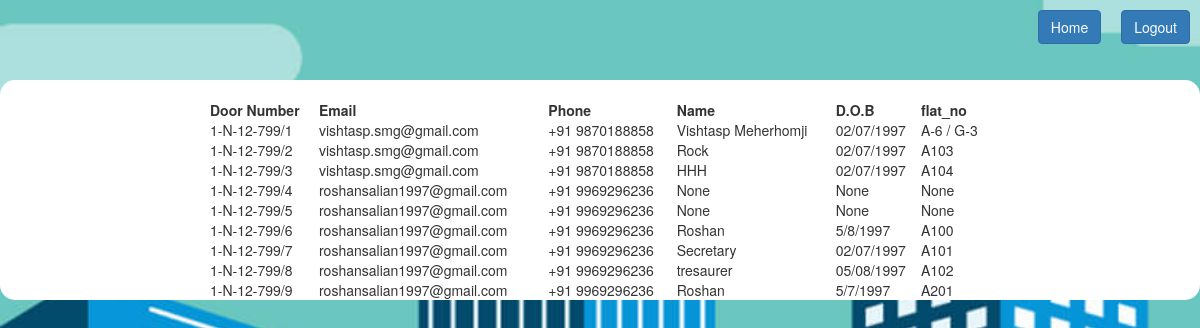
Page /displayFlatOwner on the earlier database version.
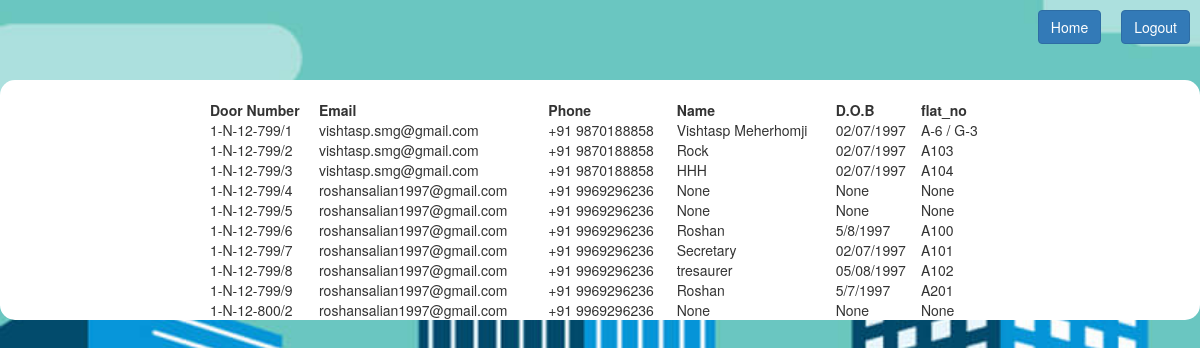
Same page on the later database version.
### tables this page shows
CREATE TABLE "homeOwns" (
	"aptNo"	TEXT,
	"email"	TEXT,
	"phone"	TEXT,
	"usrName"	TEXT,
	"dob"	TEXT,
	"photo"	TEXT,
	"id_photo"	TEXT,
	"father"	TEXT,
	"mother"	TEXT,
	"comm_address"	TEXT,
	"perm_address"	TEXT,
	"occupation"	TEXT,
	"occupancy"	INTEGER,
	"comm_add_proof"	TEXT,
	"perm_add_proof"	TEXT,
	"sale_deed"	TEXT,
	"flat_no"	TEXT,
	PRIMARY KEY("aptNo")
);

### script.py (the view)
@app.route('/displayFlatOwner')
def displayFlatOwner():
	conn = sqlite3.connect('data/data.db')
	cur = conn.cursor()
	cur.execute("SELECT * from homeOwns;")
	data = cur.fetchall()
	return render_template('flatOwnerInfo.html', data=data)

### script.py (called while the page is built)
@app.before_request
def before_request():
	g.user = None
	if 'user' in session:
		g.user = session['user']

### templates/flatOwnerInfo.html (shortened to what this page needs)
<!DOCTYPE html>
<html>
<head>
	<link rel="stylesheet" type="text/css" href="{{ url_for('static', filename='bootstrap.css') }}">
	<link rel="stylesheet" type="text/css" href="{{ url_for('static', filename='myStyles.css') }}">
	<link rel="stylesheet" href="https://maxcdn.bootstrapcdn.com/bootstrap/3.4.0/css/bootstrap.min.css">
</head>
<body class="bgSet">
	<a href="/logout" style="float: right; margin: 10px"><button class="btn btn-primary">Logout</button></a>
  <a href="/welcomeH" style="float: right; margin: 10px"><button class="btn btn-primary">Home</button></a>
  <br>
  <br><br><br>
  <div style="text-align:center; background-color: white; border-radius:15px;">
		<center>
			<table  width="65%" align="center;" style="margin: 0px auto;">
				<tr>
					<td><b>Door Number</b></td>
			    <td><b>Email</b></td>
			    <td><b>Phone</b></td>
					<td><b>Name</b></td>
					<td><b>D.O.B</b></td>
          <td><b>flat_no</b></td>
				<tr>
				<br>
				{% for item in data %}
				<tr>
					<td>{{item[0]}}</td>
			    <td>{{item[1]}}</td>
			    <td>{{item[2]}}</td>
					<td>{{item[3]}}</td>
					<td>{{item[4]}}</td>
          <td>{{item[16]}}</td>
				<tr>
				{% endfor %}
			</table>
		</center>
	</div>
</body>
</html>

### static/myStyles.css (style rules this page uses)
:root { --lightGrey: #DDDDDD; --maroon: #800000; --deepGreenLight: #00902080; --deepBlueLight: #00008080; --orangeLight: #FFA000A0; --pinkLight: #F4BFBEC0; --redLight: #FF000090; --lightRed: #FF3333; --lightBlue: #ADD8E6F0; --lightGreen: #90EE90F0; }
.bgSet { background-image: url('/static/images/buildings.jpg'); background-repeat: no-repeat; background-size: cover; background-attachment: fixed; }

Differences in the rows shown:
added homeOwns: aptNo "1-N-12-800/2", email "roshansalian1997@gmail.com", phone "+91 9969296236", item "None"
